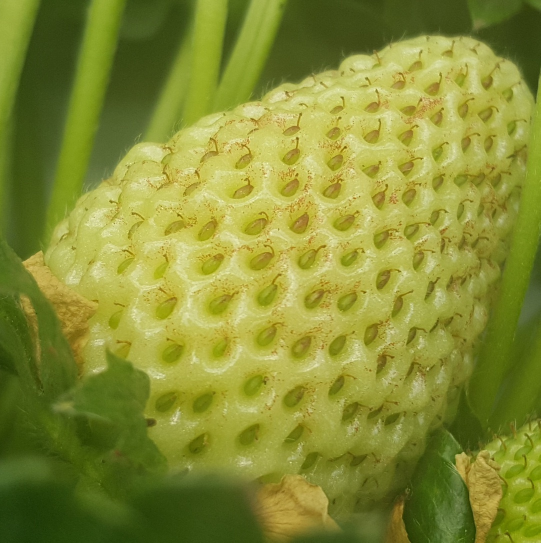
#> input picture straw.jpg, 1081 x 1085 px (shown at 1/2 size)
$ python -i app_gui3.py   (imports and definitions only)
#> lines starting #> are read from the running program, lines starting #| are printed output that depends on the picture
#> further down, picture is the input picture: shape (1085, 1081, 3); mean B, G, R 52.1, 140.9, 133.7
import cv2
import numpy as np
import tkinter as tk
from tkinter import filedialog, messagebox, LabelFrame
from PIL import Image, ImageTk
from matplotlib.backends.backend_tkagg import FigureCanvasTkAgg
import matplotlib.pyplot as plt

def adjust_lightness(img_lab, gamma=1.0):
#> called with gamma = 1
    l_channel, a_channel, b_channel = cv2.split(img_lab)
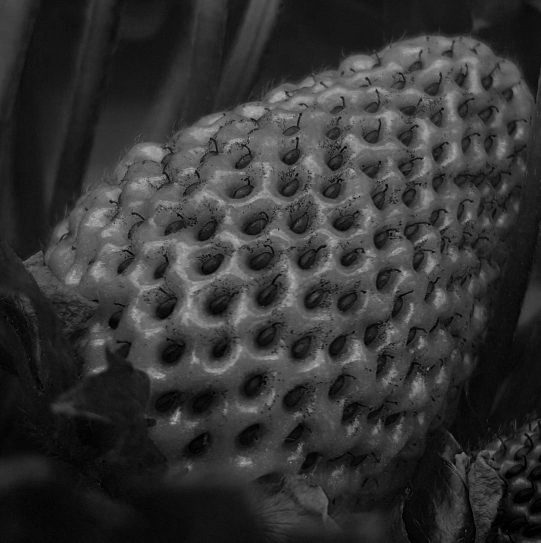
#> l_channel: shape (1085, 1081) (shown at 1/2 size); min 0, max 191, mean 52.1
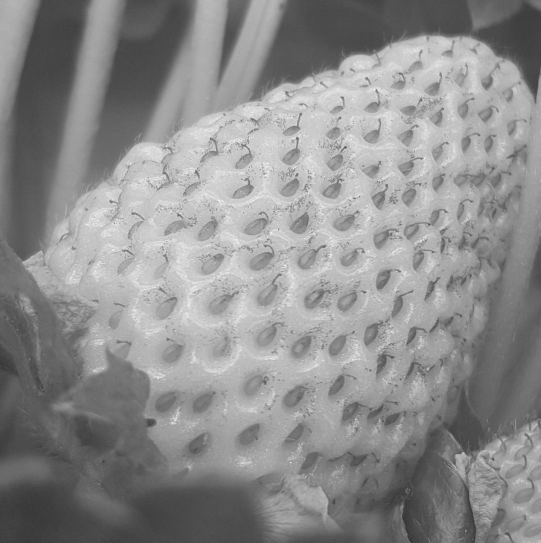
#> a_channel: shape (1085, 1081) (shown at 1/2 size); min 46, max 255, mean 140.9
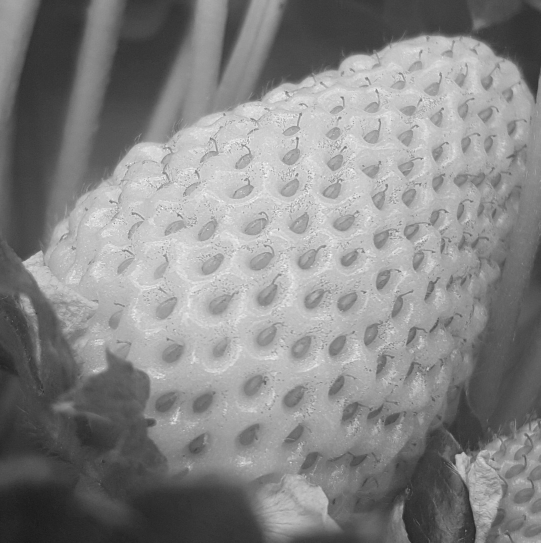
#> b_channel: shape (1085, 1081) (shown at 1/2 size); min 23, max 255, mean 133.7
    inv_gamma = 1.0 / gamma
    table = np.array([((i / 255.0) ** inv_gamma) * 255 for i in np.arange(0, 256)]).astype("uint8")
    l_channel_adjusted = cv2.LUT(l_channel, table)
    img_lab_adjusted = cv2.merge((l_channel_adjusted, a_channel, b_channel))
    return img_lab_adjusted

# [168 lines left out: functions draw_bounding_box, calculate_yolo_format, process_image, display_results, display_bounding_box, open_image, not called in this run]

# GUI Setup
# [3 lines not run here, left out]

# Canvas untuk scroll
# [1 line that did not run here, left out]
# [1 line that did not run here, left out]
# [1 line that did not run here, left out]

# [7 lines not run here, left out]

# Masukkan elemen GUI ke dalam scrollable_frame
# [1 line that did not run here, left out]
# [1 line not run here, left out]

# [1 line that did not run here, left out]
# [1 line not run here, left out]

# [1 line that did not run here, left out]
# [1 line not run here, left out]

# [1 line that did not run here, left out]
# [1 line not run here, left out]

# Frame untuk Hasil Analisis
# [1 line that did not run here, left out]
# [1 line not run here, left out]

# Frame untuk Bounding Box
# [1 line that did not run here, left out]
# [1 line not run here, left out]

# Frame untuk YOLO Format Label
# [1 line that did not run here, left out]
# [8 lines not run here, left out]

>>> import cv2
>>> picture = cv2.imread('straw.jpg')
>>> result = adjust_lightness(picture)
